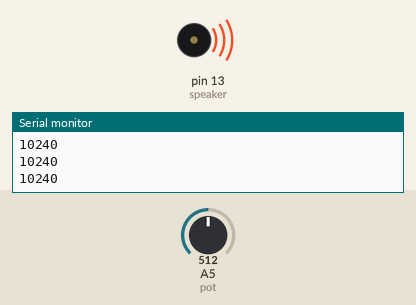
Simulated run of this sketch. Board: Arduino Uno, built with avr-gcc and run on an emulated ATmega328P. On the bench: buzzer (waves = sounding), the last lines printed to the serial monitor. Inputs (shaded band) come from the test bench; at power-on: A5 (pot) = 512.

Above: at 1.2 s.
1.3 s: A5 (pot) set to 0
At 2.3 s:
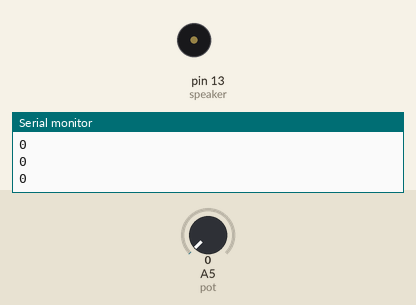
2.8 s: A5 (pot) set to 122
At 3.6 s:
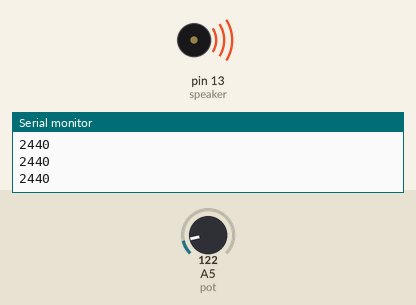
Timing chart, 0 to 5.8 s (numbered marks = the images above; inputs shaded):
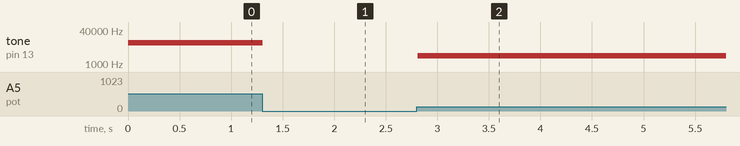

Measured:
- after the input at 1.3 s, tone on pin 13 (speaker): 10240 Hz → silent at once
- after the input at 2.8 s, tone on pin 13 (speaker): silent → 2440 Hz at once

The sketch:

2022-11-21_Tone_Lab_1.ino
```cpp
const int speaker = 13;
const int pot = A5;

int val = 0;

void setup() {
  Serial.begin(9600);
  pinMode (pot, INPUT);
  pinMode (speaker, OUTPUT);
}

void loop() {
  val = 20 * analogRead(pot);
  Serial.println (val);
  tone(speaker, val);
}
```
